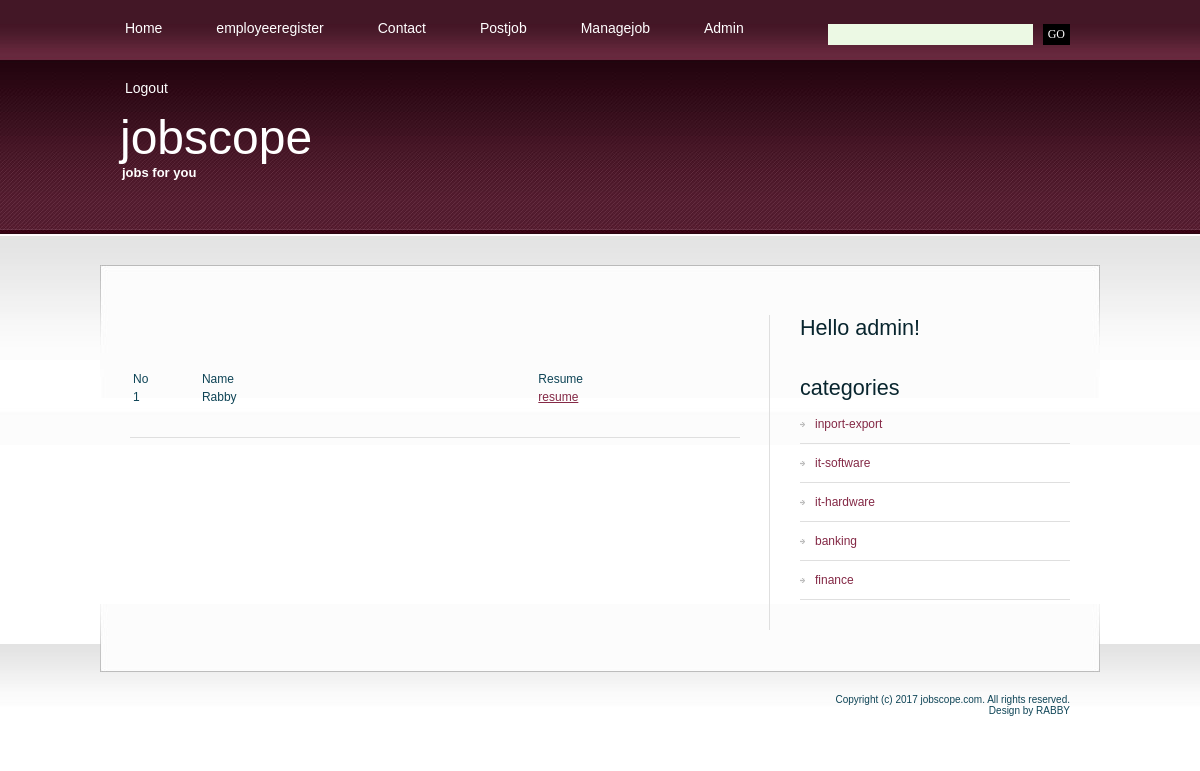
Screenshot of /show.php?id=15 (signed in) with the database file from the repository.
### tables this page shows
CREATE TABLE `employees` (
  `ee_id` int(4) NOT NULL,
  `ee_fnm` varchar(30) NOT NULL,
  `ee_pwd` varchar(10) NOT NULL,
  `ee_gender` varchar(1) NOT NULL,
  `ee_email` varchar(30) NOT NULL,
  `ee_add` varchar(300) NOT NULL,
  `ee_phno` varchar(10) NOT NULL,
  `ee_mobileno` varchar(10) NOT NULL,
  `ee_current_location` varchar(20) NOT NULL,
  `ee_annualsalary` int(10) NOT NULL,
  `ee_current_industry` varchar(20) NOT NULL,
  `ee_qualification` varchar(10) NOT NULL,
  `ee_profile` varchar(300) NOT NULL,
  `ee_resume` longtext NOT NULL
);

CREATE TABLE `categories` (
  `cat_id` int(4) NOT NULL,
  `cat_nm` varchar(30) NOT NULL
);

### show.php (the view, shortened to what this page needs)
<?php session_start();
		$link=mysqli_connect("localhost","root","","jobscope")or die("can not connect");
		$q="select * from employees where ee_id in(select a_uid from applicants where a_jid=".$_GET['id']." )";
		$res=mysqli_query($link,$q) or die ("wrong query");
?>
<!DOCTYPE html PUBLIC "-//W3C//DTD XHTML 1.0 Strict//EN" "http://www.w3.org/TR/xhtml1/DTD/xhtml1-strict.dtd">
<html xmlns="http://www.w3.org/1999/xhtml">
<head>
<?php
include("includes/head.inc.php");
?>
</head>
<body>
<div id="header-wrapper">
	<div id="header">
	<div id="menu">
		<?php
		include("includes/menu.inc.php");
		?>
		</div>
		<div id="search">
		<?php
		include("includes/search.inc.php");
		?>
		</div>
	</div>
</div>
<div id="logo">
	<?php
	include("includes/logo.inc.php");
	?>
	</div>
<div id="wrapper">
	<div id="page">
		<div id="page-bgtop">
			<div id="content">
				<div class="post">
					<h2 class="title"><?php echo $_GET['nm']; ?></h2>
					<p class="meta"></p>
					<div class="entry">
					<table border="0" width="100%">
				<tr>
						<td width="10%">No
						<td width="50%">Name
						<td width="30%">Resume
					</tr>
				<?php
				$count=1;
					while($row=mysqli_fetch_array($res))
					{
						echo '<tr> <td width="10%">'.$count.'
								<td width="50%">'.$row['ee_fnm'].'
								<td width="30%"><a href="'.$row['ee_resume'].'">resume</a>
								';
							$count++;
					}
				?>
					</table>
					</div>
				</div>
			</div>
			<div id="sidebar">
			<?php
		include("includes/sidebar.inc.php");
		?>
			</div>
			<div style="clear: both;">&nbsp;</div>
		</div>
	</div>
</div>
<div id="footer-bgcontent">
	<div id="footer">
		<?php
		include("includes/footer.inc.php");
		?>
	</div>
</div>
</body>
</html>

### includes/sidebar.inc.php (shortened to what this page needs)
<ul>
					<li>
					<?php
				if(isset($_SESSION['status']))
				{
					echo '<h2 class="title">Hello '.$_SESSION['unm'].'!</h2>';
				}
				?>
					</li>
					<li>
						<h2>categories </h2>
						<ul>
					<?php
						$link=mysqli_connect("localhost","root","","jobscope")or die("can not connect");
						$q="select * from categories";
						$res=mysqli_query($link,$q) or die("cant connect");
						while($row=mysqli_fetch_assoc($res))
						{
							echo '<li><a href="jobs_by_category.php?cat='.$row['cat_nm'].'">'.$row['cat_nm'].'</a></li>';
						}
					?>
						</ul>
					</li>
				</ul>

### style.css (style rules this page uses)
body { margin: 0px; padding: 0; background: url(images/img01.jpg) repeat-x left top; font-family: Arial, Helvetica, sans-serif; font-size: 12px; color: #0E4456; }
h1, h2, h3 { margin: 0; font-weight: normal; color: #08252E; }
h2 { font-size: 18px; }
p, ul, ol { margin-top: 0; line-height: 220%; text-align: justify; }
a { color: #842946; }
#wrapper { margin: 0px; padding: 30px 0px 0px 0px; }
#header-wrapper { margin: 0px; padding: 0px; }
#header { width: 1000px; height: 60px; margin: 0 auto; }
#menu { float: left; width: 690px; height: 60px; }
#search { float: right; width: 310px; height: 60px; }
#page { width: 1000px; margin: 0 auto; padding: 0px; background: url(images/img04.jpg) no-repeat left bottom; }
#page-bgtop { padding: 50px 30px 0px 30px; background: url(images/img05.jpg) no-repeat left top; }
#logo { width: 1000px; height: 175px; margin: 0 auto; }
#content { float: left; width: 610px; }
.post { margin-bottom: 45px; border-bottom: 1px solid #DFDFDF; }
.post .title { height: 30px; color: #08252E; }
.post .meta { margin-left: 2px; padding: 2px 30px 2px 16px; font-family: Arial, Helvetica, sans-serif; font-weight: normal; font-size: 10px; color: #66665E; }
.post .entry { padding: 10px 0 30px 0; }
#sidebar { float: right; width: 300px; font-family: Arial, Helvetica, sans-serif; font-size: 12px; border-left: 1px solid #DFDFDF; }
#sidebar ul { margin: 0px 0px 0px 30px; padding: 0; list-style: none; line-height: normal; }
#sidebar li { margin-bottom: 30px; }
#sidebar li ul { margin: 0px; padding: 0px; }
#sidebar li li { margin: 0; padding: 12px 0px 12px 15px; border-bottom: 1px solid #DFDFDF; background: url(images/img09.jpg) no-repeat left 17px; }
#sidebar li li a { font-weight: normal; }
#sidebar h2 { height: 30px; font-size: 1.8em; font-weight: normal; }
#sidebar a { text-align: left; text-decoration: none; font-weight: bold; }
#footer-bgcontent { margin: 0px; padding: 0px; height: 70px; background: url(images/img02.jpg) repeat-x left top; }
#footer { width: 1000px; height: 49px; margin: 0 auto; padding-top: 50px; background: url(images/img03.jpg) no-repeat left top; }

### rows the page displays
employees: ee_fnm "Rabby"
categories: cat_nm "inport-export"
categories: cat_nm "it-software"
categories: cat_nm "it-hardware"
categories: cat_nm "banking"
categories: cat_nm "finance"

### other values shown
$_SESSION['unm'] "admin"
